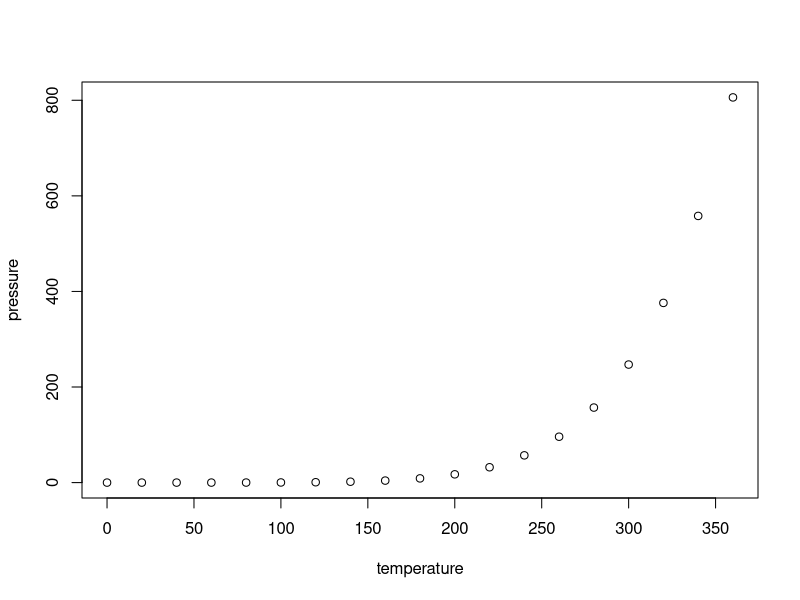
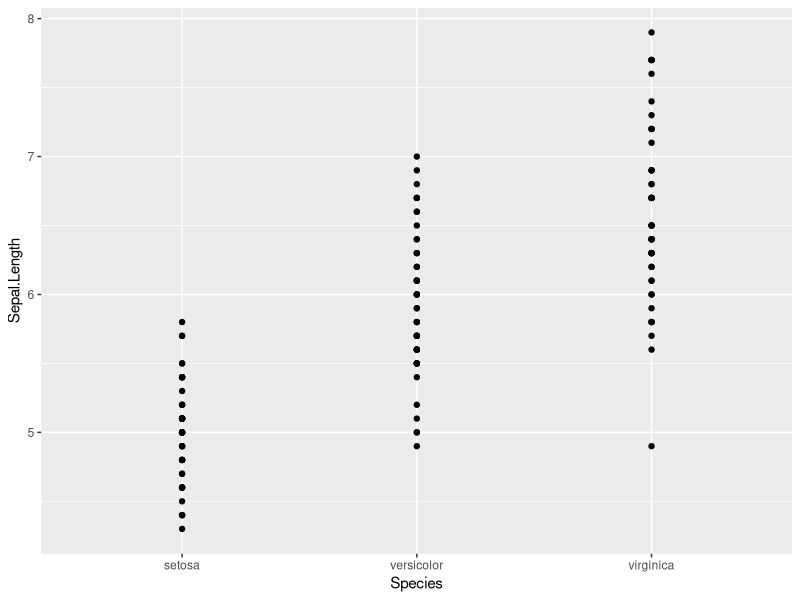
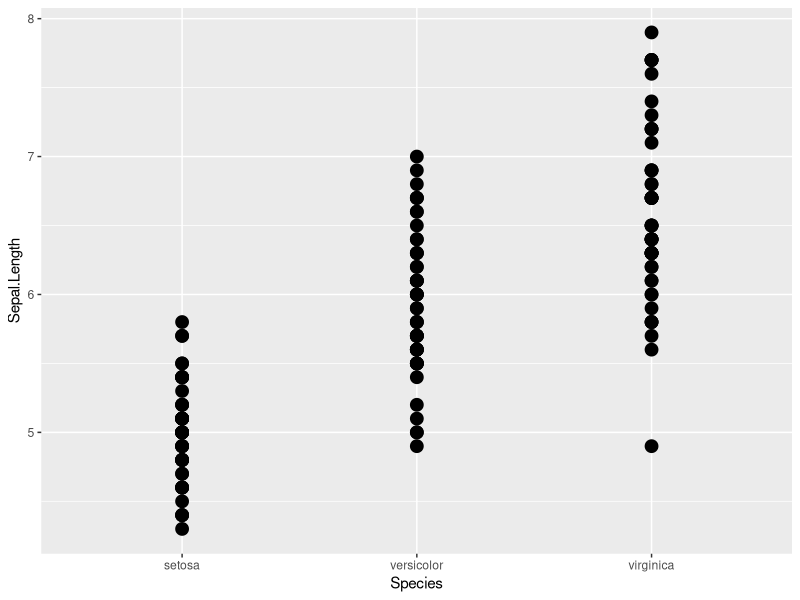

These charts were generated, in order, by the following R code:
## ---- chunk 1
knitr::opts_chunk$set(echo = TRUE)
## ---- chunk 2
summary(cars)
## ---- chunk 3
plot(pressure)
## ---- chunk 4
names(iris)
## ---- chunk 5
library(tidyverse)
names(iris)

## ---- chunk 6
iris %>% 
  ggplot(aes(x = Species, y = `Sepal.Length`))+
  geom_point()

iris %>% 
  ggplot(aes(x = Species, y = `Sepal.Length`))+
  geom_point(size = 4)
## ---- chunk 7
a = 1203
b = 2132
